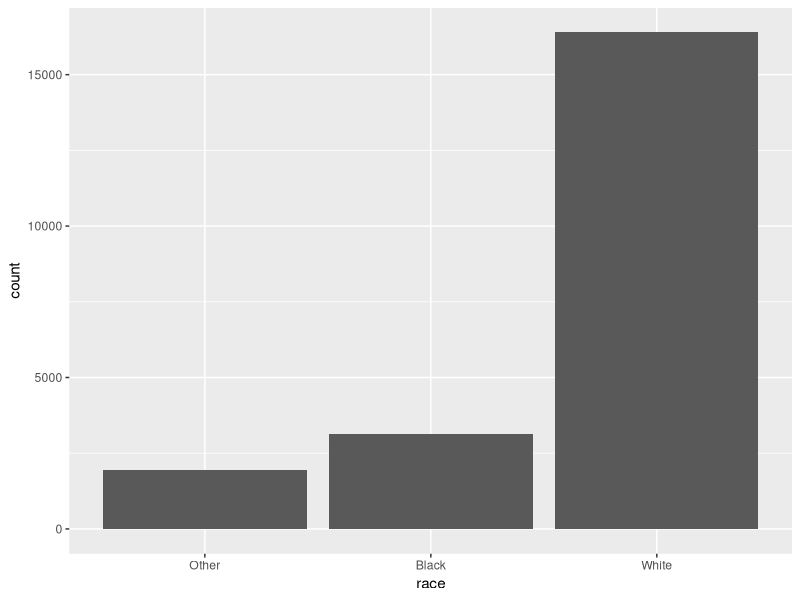
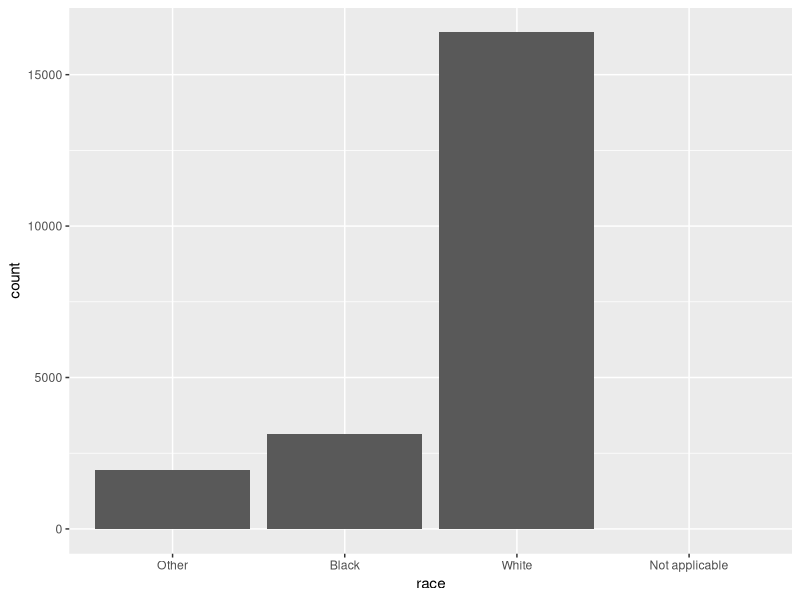
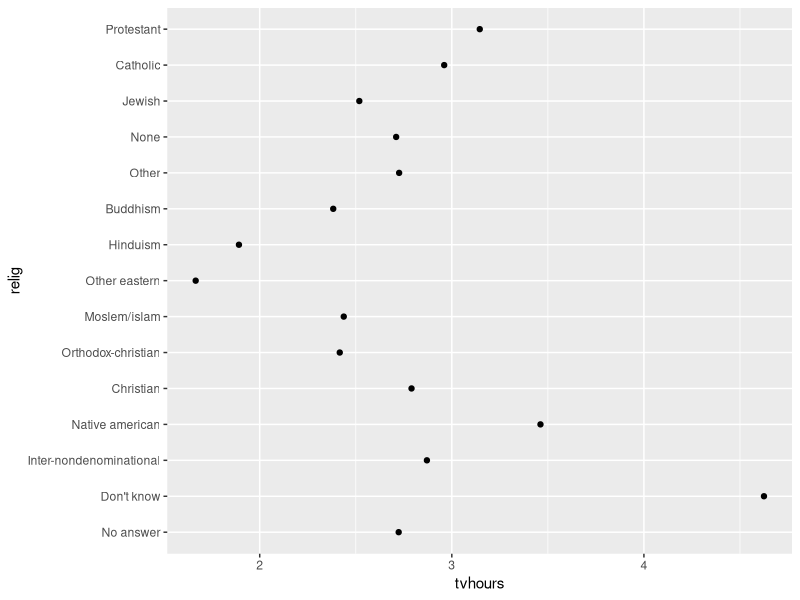
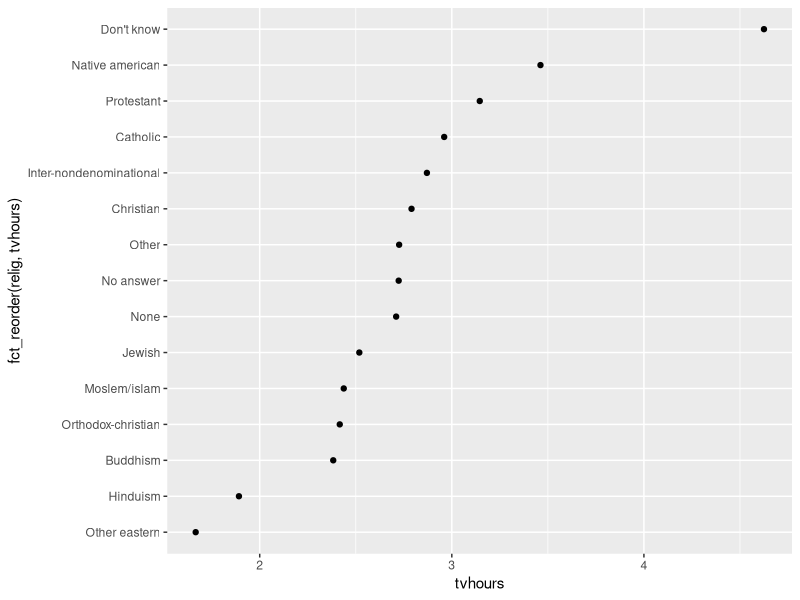
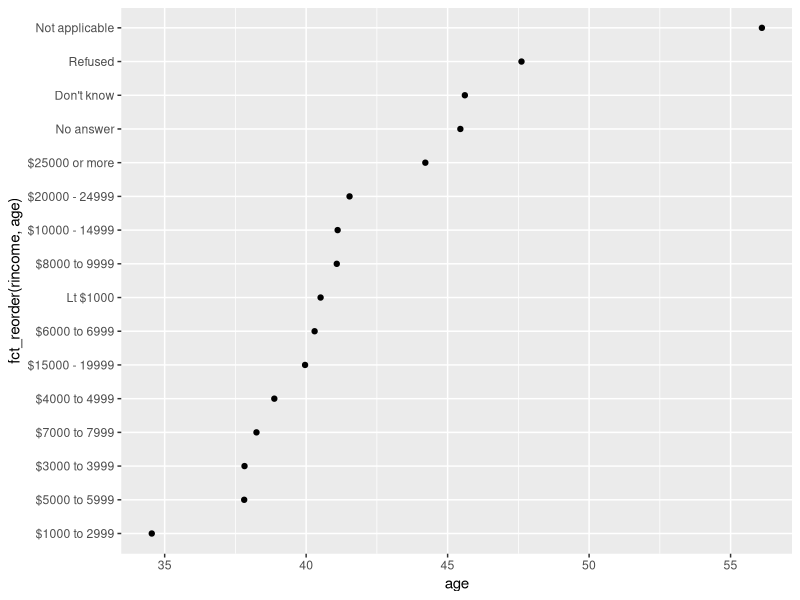
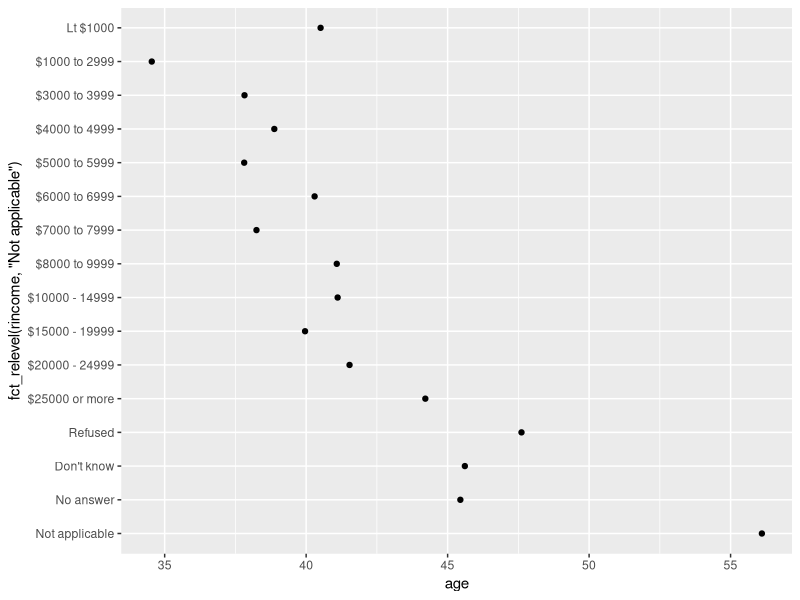
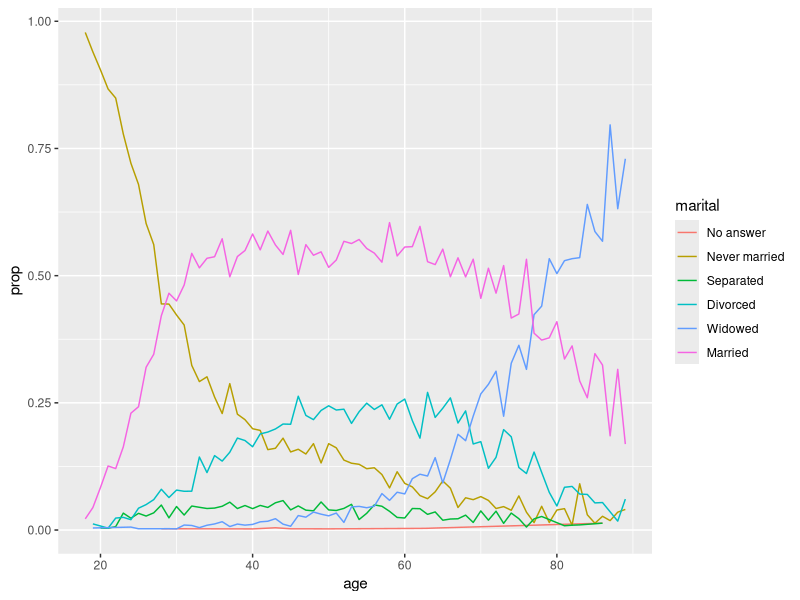
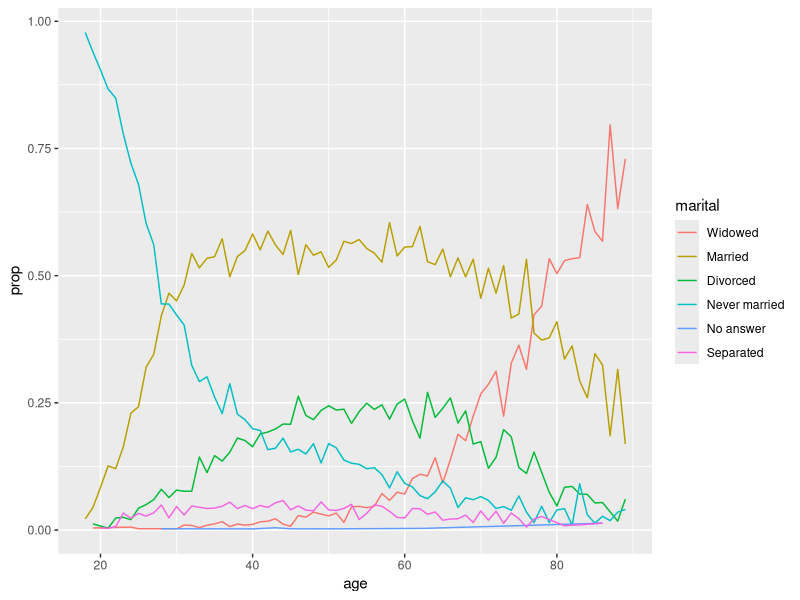

Recreate these plots in R, in order.
## ---- chunk 1
knitr::opts_chunk$set(message = FALSE)
## ---- chunk 2
if (!require("tidyverse")) install.packages("tidyverse")
## ---- chunk 3
month_levels <- c(
  
  "Jan", "Feb", "Mar", "Apr", "May", "Jun", 
  
  "Jul", "Aug", "Sep", "Oct", "Nov", "Dec"
  
)

x1 <- c("Dec", "Apr", "Jan", "Mar")
x2 <- c("Dec", "Apr", "Jam", "Mar") # Meant to contain a typo
## ---- chunk 4
y1 <- factor(x1, levels = month_levels)
y1

sort(y1)
## ---- chunk 5
y2 <- factor(x2, levels = month_levels)

y2
## ---- chunk 6
y2 <- parse_factor(x2, levels = month_levels)
## ---- chunk 7
factor(x1)
## ---- chunk 8
f1 <- factor(x1, levels = unique(x1))

f1

# OR

f2 <- x1 %>% factor() %>% fct_inorder()

f2
## ---- chunk 9
forcats::gss_cat
## ---- chunk 10
gss_cat %>%
  
  count(race)
## ---- chunk 11
ggplot(gss_cat, aes(race)) +
  
  geom_bar()
## ---- chunk 12
ggplot(gss_cat, aes(race)) +

    geom_bar() +

    scale_x_discrete(drop = FALSE)
## ---- chunk 13
relig_summary <- 
  gss_cat %>%
  group_by(relig) %>%
  summarise(
    age = mean(age, na.rm = TRUE),
    tvhours = mean(tvhours, na.rm = TRUE),
    n = n()
  )

ggplot(relig_summary, aes(tvhours, relig)) + geom_point()
## ---- chunk 14
ggplot(relig_summary, aes(tvhours, fct_reorder(relig, tvhours))) +
  
  geom_point()
## ---- chunk 15
rincome_summary <- gss_cat %>%
  
  group_by(rincome) %>%
  
  summarise(
  
      age = mean(age, na.rm = TRUE),
    
      tvhours = mean(tvhours, na.rm = TRUE),
    
      n = n()
  
    )

ggplot(rincome_summary, aes(age, fct_reorder(rincome, age))) + geom_point()
## ---- chunk 16
ggplot(rincome_summary, aes(age, fct_relevel(rincome, "Not applicable"))) +
  
  geom_point()
## ---- chunk 17
by_age <- gss_cat %>%
  
  filter(!is.na(age)) %>%
  
  count(age, marital) %>%
  
  group_by(age) %>%
  
  mutate(prop = n / sum(n))


ggplot(by_age, aes(age, prop, colour = marital)) +
  
  geom_line(na.rm = TRUE)


ggplot(by_age, aes(age, prop, colour = fct_reorder2(marital, age, prop))) +

  geom_line() +
  
  labs(colour = "marital")
## ---- chunk 18
gss_cat %>%
  
  mutate(marital = marital %>% fct_infreq() %>% fct_rev()) %>%
  
  ggplot(aes(marital)) +
  
  geom_bar()
## ---- chunk 19
gss_cat %>% count(partyid)
## ---- chunk 20
gss_cat %>%
  
  mutate(partyid = fct_recode(partyid,
                              
    "Republican, strong"    = "Strong republican",
    "Republican, weak"      = "Not str republican",
    "Independent, near rep" = "Ind,near rep",
    "Independent, near dem" = "Ind,near dem",
    "Democrat, weak"        = "Not str democrat",
    "Democrat, strong"      = "Strong democrat"
    
  )) %>%
  
  count(partyid)
## ---- chunk 21
gss_cat %>%
  
  mutate(partyid = fct_recode(partyid,
                              
    "Republican, strong"    = "Strong republican",
    "Republican, weak"      = "Not str republican",
    "Independent, near rep" = "Ind,near rep",
    "Independent, near dem" = "Ind,near dem",
    "Democrat, weak"        = "Not str democrat",
    "Democrat, strong"      = "Strong democrat",
    "Other"                 = "No answer",
    "Other"                 = "Don't know",
    "Other"                 = "Other party"
    
  )) %>%
  
  count(partyid)
## ---- chunk 22
gss_cat %>%
  
  mutate(partyid = fct_collapse(partyid,
                                
    other = c("No answer", "Don't know", "Other party"),
    rep = c("Strong republican", "Not str republican"),
    ind = c("Ind,near rep", "Independent", "Ind,near dem"),
    dem = c("Not str democrat", "Strong democrat")
    
  )) %>%
  
  count(partyid)
## ---- chunk 23
gss_cat %>%
  
  mutate(relig = fct_lump(relig)) %>%
  
  count(relig)
## ---- chunk 24
gss_cat %>%
  
  mutate(relig = fct_lump(relig, n = 10)) %>%
  
  count(relig, sort = TRUE) %>%
  print(n = Inf)
